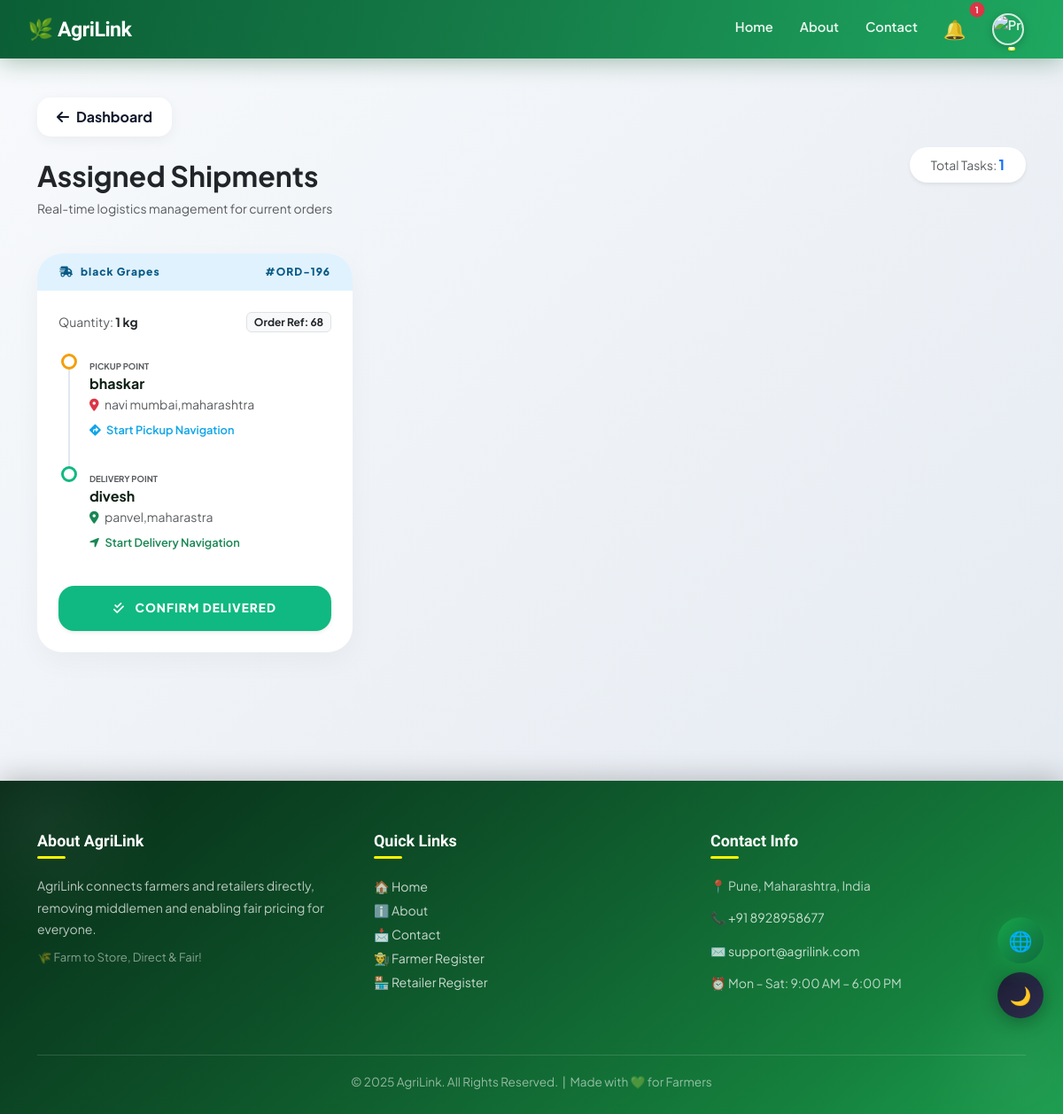
Before: /driver/deliveries/ (signed in) with the older database file.
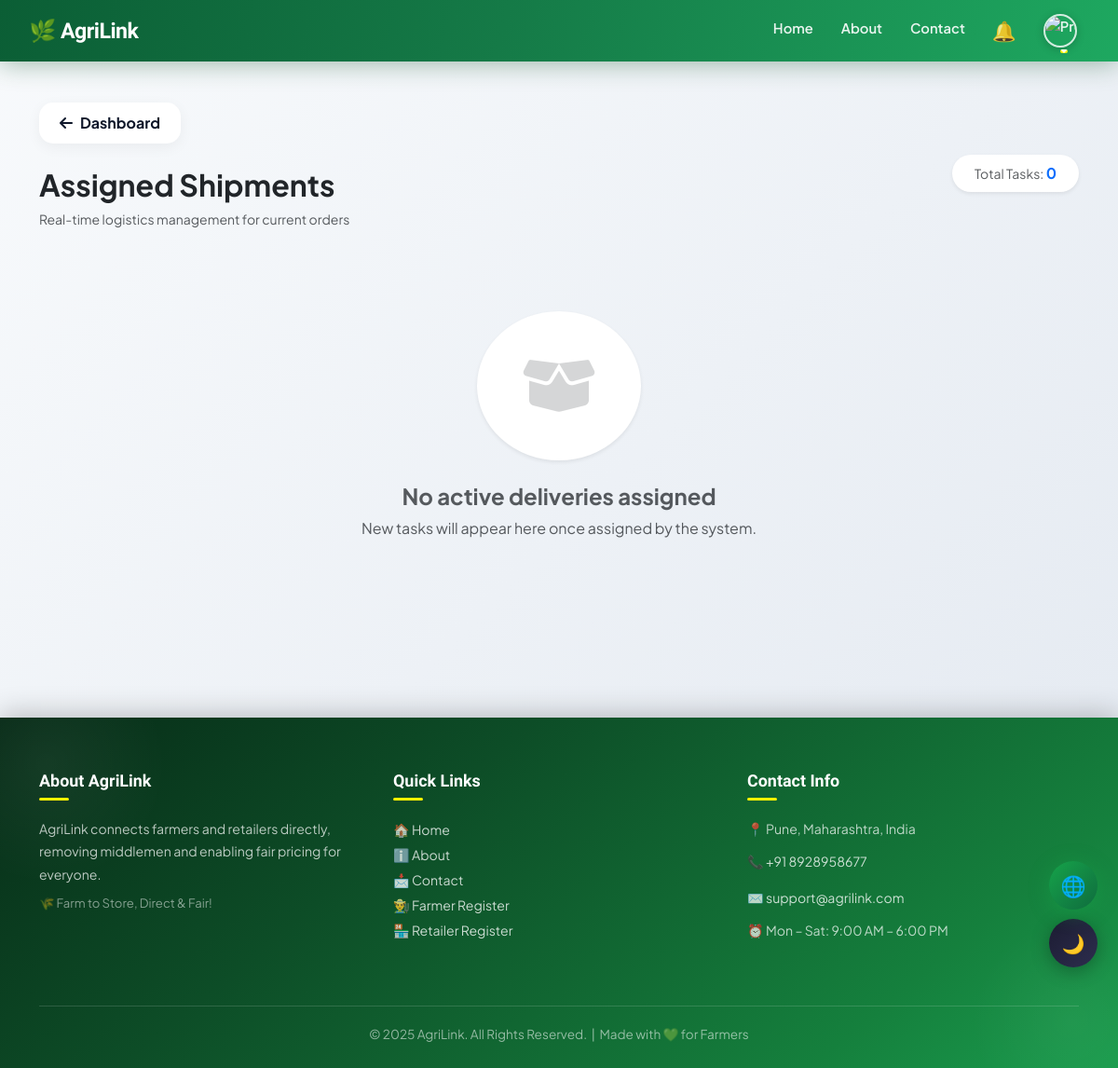
After: the same page with the newer database file.
### projectapp/models.py (models this page shows, shortened)
class Delivery(models.Model):
    STATUS_CHOICES = [
        ('assigned', 'Assigned'),
        ('picked', 'Picked'),
        ('in_transit', 'In Transit'),
        ('delivered', 'Delivered'),
        ('canceled', 'Canceled'),
    ]
    order = models.ForeignKey('Order', on_delete=models.PROTECT, related_name='deliveries')
    driver = models.ForeignKey('Driver', on_delete=models.SET_NULL, null=True, blank=True, related_name='deliveries')
    distance_km = models.FloatField(default=0.0)
    delivery_charge = models.FloatField(default=0.0)  # retailer pays
    driver_earning = models.FloatField(default=0.0)  # earning after commission
    is_paid_out = models.BooleanField(default=False)
    status = models.CharField(max_length=20, choices=STATUS_CHOICES, default='assigned')
    assigned_at = models.DateTimeField(auto_now_add=True)
    picked_at = models.DateTimeField(null=True, blank=True)
    delivered_at = models.DateTimeField(null=True, blank=True)

class Order(models.Model):
    STATUS_CHOICES = [
        ('Pending', 'Pending'),
        ('Accepted', 'Accepted'),
        ('Packed', 'Packed'),
        ('Dispatched', 'Dispatched'),
        ('Delivered', 'Delivered'),
        ('Paid', 'Paid'),
    ]
    product = models.ForeignKey('Product', on_delete=models.PROTECT, related_name='orders')
    farmer = models.ForeignKey('Farmer', on_delete=models.CASCADE, related_name='orders', default=1)
    retailer = models.ForeignKey('Retailer', on_delete=models.CASCADE, related_name='orders')
    quantity = models.IntegerField(default=1)
    order_date = models.DateTimeField(auto_now_add=True)
    status = models.CharField(max_length=30, choices=STATUS_CHOICES, default='Pending')
    address = models.TextField(blank=True, null=True)
    contact = models.CharField(max_length=20, blank=True, null=True)
    current_lat = models.FloatField(null=True, blank=True)
    current_lng = models.FloatField(null=True, blank=True)
    driver = models.ForeignKey('Driver', on_delete=models.SET_NULL, null=True, blank=True)
    total_amount = models.FloatField(default=0.0)
    farmer_paid = models.BooleanField(default=False)  # ✅ ADD THIS

class Product(models.Model):
    product = models.CharField(max_length=100)
    description = models.TextField()
    created_at = models.DateTimeField(default=timezone.now)
    price = models.FloatField()
    latitude = models.FloatField(null=True, blank=True)  # 🆕
    longitude = models.FloatField(null=True, blank=True)  # 🆕
    quantity = models.IntegerField()
    location = models.CharField(max_length=50)
    image = models.ImageField(upload_to='product_images/', blank=True, null=True)
    farmer = models.ForeignKey('Farmer', on_delete=models.CASCADE, related_name='products')

class Farmer(models.Model):
    name = models.CharField(max_length=100)
    email = models.EmailField()
    password = models.CharField(max_length=100)
    contact = models.CharField(max_length=20)
    address = models.TextField()
    gender = models.CharField(max_length=10)
    first_login = models.BooleanField(default=True)
    profile_image = models.ImageField(upload_to='profiles/', default='profiles/default.jpg')
    bank_account_number = models.CharField(max_length=20, blank=True, null=True)
    ifsc_code = models.CharField(max_length=15, blank=True, null=True)

class Retailer(models.Model):
    name = models.CharField(max_length=100)
    email = models.EmailField(unique=True)
    password = models.CharField(max_length=128)
    contact = models.CharField(max_length=15)
    address = models.TextField()
    city = models.CharField(max_length=50, blank=True, null=True)
    pincode = models.CharField(max_length=6, blank=True, null=True)
    gender = models.CharField(max_length=10)
    shop_number = models.CharField(max_length=50)   # ✔ New field
    gst_number = models.CharField(max_length=15)    # ✔ New field
    first_login = models.BooleanField(default=True)
    profile_image = models.ImageField(upload_to='profiles/', default='profiles/default.jpg')
    email_verified = models.BooleanField(default=False)
    email_otp = models.CharField(max_length=6, blank=True, null=True)

### projectapp/views.py (the view)
def driver_assigned_deliveries(request):
    driver_id = request.session.get('id')
    if not driver_id:
        return redirect('driver_login')
    driver = get_object_or_404(Driver, id=driver_id)
    active_deliveries = Delivery.objects.filter(
        driver=driver
    ).exclude(
        Q(status__iexact='delivered') | Q(status__iexact='canceled')
    ).select_related(
        'order',
        'order__product',
        'order__retailer',
        'order__farmer'
    ).order_by('-assigned_at')  # ✅ Ordering add kiya
    context = {
        'deliveries': active_deliveries,
        'driver': driver,
    }
    return render(request, "driver_assigned_deliveries.html", context)

### projectapp/context_processors.py (called while the page is built)
def navbar_notifications(request):
    user_type = request.session.get('user_type')
    name = request.session.get('name')
    notes = []
    if user_type == "farmer" and name:
        notes = Notification.objects.filter(receiver_farmer__name=name, is_read=False).order_by('-timestamp')
    elif user_type == "retailer" and name:
        notes = Notification.objects.filter(receiver_retailer__name=name, is_read=False).order_by('-timestamp')
    elif user_type == "driver" and name:
        notes = Notification.objects.filter(receiver_driver__name=name, is_read=False).order_by('-timestamp')
    return {'navbar_notes': notes, 'user_type': user_type}

### projectapp/templates/driver_assigned_deliveries.html (shortened to what the changed rows need)
{% extends 'master.html' %}
{% block body %}
<link rel="stylesheet" href="https://cdnjs.cloudflare.com/ajax/libs/font-awesome/6.4.0/css/all.min.css">
<div class="container delivery-wrapper">
    <div class="row align-items-center mb-4">
        <div class="col-md-6">
            <h2 class="fw-bold text-dark">Assigned Shipments</h2>
        </div>
        <div class="col-md-6 text-md-end">
            <div class="d-inline-block bg-white px-4 py-2 rounded-pill shadow-sm">
                <span class="text-muted small">Total Tasks: </span>
                <span class="fw-bold text-primary">{{ deliveries|length }}</span>
            </div>
        </div>
    </div>
    <div class="row">
        {% for d in deliveries %}
        <div class="col-lg-4 col-md-6">
            <div class="delivery-card">
                <div class="status-bar
                    {% if d.status == 'assigned' %}status-assigned
                    {% elif d.status == 'picked' %}status-picked
                    {% else %}status-delivered{% endif %}">
                    <span><i class="fas fa-shipping-fast me-2"></i>{{ d.order.product.product }}</span>
                    <span>#ORD-{{ d.order.id }}</span>
                </div>
                <div class="p-4">
                    <div class="d-flex justify-content-between align-items-center mb-4">
                        <div class="text-muted small">Quantity: <span class="text-dark fw-bold">{{ d.order.quantity }} kg</span></div>
                        <div class="badge bg-light text-dark border">Order Ref: {{ d.id }}</div>
                    </div>
                    <div class="nav-timeline">
                        <div class="nav-step">
                            <div class="nav-dot dot-pickup"></div>
                            <small class="text-uppercase text-muted fw-bold" style="font-size: 0.6rem;">Pickup Point</small>
                            <h6 class="fw-bold mb-1">{{ d.order.farmer.name }}</h6>
                            <p class="text-muted small mb-1"><i class="fas fa-map-marker-alt me-1 text-danger"></i> {{ d.order.farmer.address }}</p>
                            <a href="https://www.google.com/maps/search/?api=1&query={{ d.order.farmer.address|urlencode }}" target="_blank" class="maps-link">
                                <i class="fas fa-directions me-1"></i> Start Pickup Navigation
                            </a>
                        </div>
                        <div class="nav-step">
                            <div class="nav-dot dot-drop"></div>
                            <small class="text-uppercase text-muted fw-bold" style="font-size: 0.6rem;">Delivery Point</small>
                            <h6 class="fw-bold mb-1">{{ d.order.retailer.name }}</h6>
                            <p class="text-muted small mb-1"><i class="fas fa-map-marker-alt me-1 text-success"></i> {{ d.order.retailer.address }}</p>
                            <a href="https://www.google.com/maps/search/?api=1&query={{ d.order.retailer.address|urlencode }}" target="_blank" class="maps-link text-success">
                                <i class="fas fa-location-arrow me-1"></i> Start Delivery Navigation
                            </a>
                        </div>
                    </div>
                    <div class="mt-2">
                        {% if d.status == "assigned" %}
                        <form method="post" action="{% url 'driver_mark_picked' d.id %}">
                            {% csrf_token %}
                            <button class="btn-delivery-action btn-pickup shadow-sm">
                                <i class="fas fa-box-open me-2"></i> Confirm Item Picked
                            </button>
                        </form>
                        {% elif d.status == "picked" %}
                        <form method="post" action="{% url 'driver_mark_delivered' d.id %}">
                            <button class="btn-delivery-action btn-drop shadow-sm">
                                <i class="fas fa-check-double me-2"></i> Confirm Delivered
                            </button>
                        </form>
                        {% else %}
                        <div class="text-center p-3 rounded-4 bg-light border border-success border-dashed">
                            <span class="text-success fw-bold"><i class="fas fa-check-circle me-2"></i>Shipment Completed</span>
                        </div>
                        {% endif %}
                    </div>
                </div>
            </div>
        </div>
        {% empty %}
        <div class="col-12 text-center py-5">
            <div class="bg-white d-inline-block p-5 rounded-circle shadow-sm mb-4">
                <i class="fas fa-box-open fa-4x text-muted opacity-25"></i>
            </div>
            <h4 class="text-muted fw-bold">No active deliveries assigned</h4>
            <p class="text-muted">New tasks will appear here once assigned by the system.</p>
        </div>
        {% endfor %}
    </div>
</div>
{% endblock %}

Changed rows visible on the page:
no longer on this page (row edited): Delivery: order.product.product "black Grapes", order.id "196", order.quantity "1", id "68", order.farmer.name "bhaskar", order.farmer.address "navi mumbai,maharashtra", order.retailer.name "divesh", order.retailer.address "panvel,maharastra", status "picked" (drawn)
Other visible differences:
{{ deliveries|length }}: "1" → "0"
{{ navbar_notes|length }}: "1" → (not shown)
text now shown: "No active deliveries assigned New tasks will appear here once assigned by the system."
